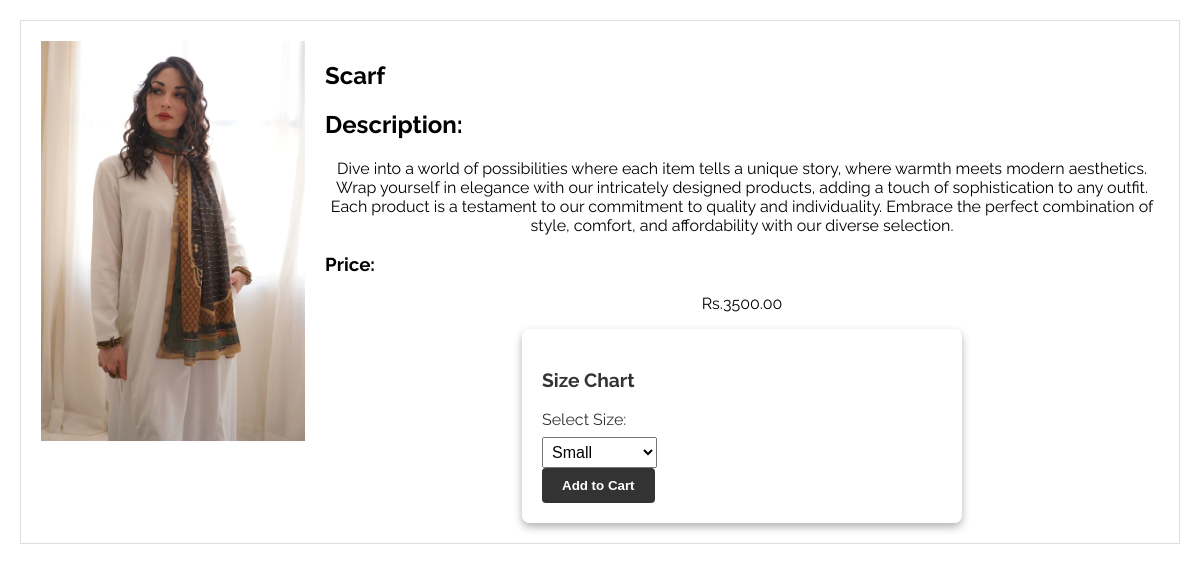
The page /home/detail/16/ on the database its author committed.
### products/models.py (models this page shows, shortened)
class Product(models.Model):
    name = models.CharField(max_length=200)
    price = models.DecimalField(max_digits=10, decimal_places=2)
    image = models.ImageField(upload_to='products/', default=True)
    slug = models.SlugField(unique=True, blank=True)

### products/views.py (the view)
# urls.py: path("detail/<int:productIndex>/", views.productdetails, name="productdetails"),
def productdetails(request, productIndex):
    product = Product.objects.all()
    product = get_object_or_404(Product, pk=productIndex)
    context = {
        'product': product,
        'productIndex': productIndex,
    }
    return render(request, 'productdetails.html', context)

### cart/context_processors.py (called while the page is built)
def cart_count(request):
    cart = None
    if request.user.is_authenticated:
        cart, _ = Cart.objects.get_or_create(user=request.user)
    elif request.session.get('cart_id'):
        cart, _ = Cart.objects.get_or_create(session_id=request.session['cart_id'])
    cart_item_count = cart.cart_items.count() if cart else 0
    return {'cart_item_count': cart_item_count}

### products/templates/productdetails.html (shortened to what this page needs)
{% extends "master.html" %}
{% load static %}
{% block content %}
    <div class="product-detail">
        <div class="product-image">
            <img id="productImage" src="{{ product.image.url }}" alt="{{ product.name }}">
        </div>
        <div class="product-info">
            <h2 id="productName">{{ product.name }}</h2>
            <h2>Description:</h2><p> Dive into a world of possibilities where each item tells a unique story, where warmth meets modern aesthetics. Wrap yourself in elegance with our intricately designed products, adding a touch of sophistication to any outfit. Each product is a testament to our commitment to quality and individuality. Embrace the perfect combination of style, comfort, and affordability with our diverse selection.</p>
            <h3>Price:</h3><p id="productPrice">Rs.{{ product.price }}</p>
            <form method="POST" action="{% url 'cart:add_to_cart' productIndex=product.id %}">
                <div class="size-chart">
                    <h3>Size Chart</h3>
                    <label for="size">Select Size:</label>
                    <select name="size" id="size">
                        <option value="Small">Small</option>
                    </select>
                </div>
                <button type="submit">Add to Cart</button>
            </form>
        </div>
    </div>
   {% endblock %}

### assets/style.css (style rules this page uses)
body { margin: 5px 0px; padding: 0; font-family: 'Raleway', sans-serif; background-color: white; }
form { max-width: 400px; margin: 0 auto; padding: 20px; border-radius: 8px; box-shadow: 0 4px 8px rgba(0, 0, 0, 0.3); background-color: rgba(255, 255, 255, 0.9); color: #333; }
label { margin-bottom: 8px; display: block; }
button { padding: 10px 20px; border: none; border-radius: 4px; background-color: #333; color: white; font-weight: bold; cursor: pointer; transition: background-color 0.3s ease-in-out; }
p { text-align: center; margin-top: 10px; }
.product-detail { display: flex; justify-content: space-between; margin: 20px; padding: 20px; border: 1px solid #ddd; }
.product-info { flex: 1; margin-left: 20px; }
.size-chart { margin-top: 20px; }
label { font-size: 16px; }
select { font-size: 16px; padding: 5px; }
.size-chart h3 { font-size: 1.2em; }
.product-image img { width: 100%; height: auto; max-height: 400px; object-fit: cover; }

### rows shown on the page
Product: image (picture), name "Scarf", price "3500.00"
